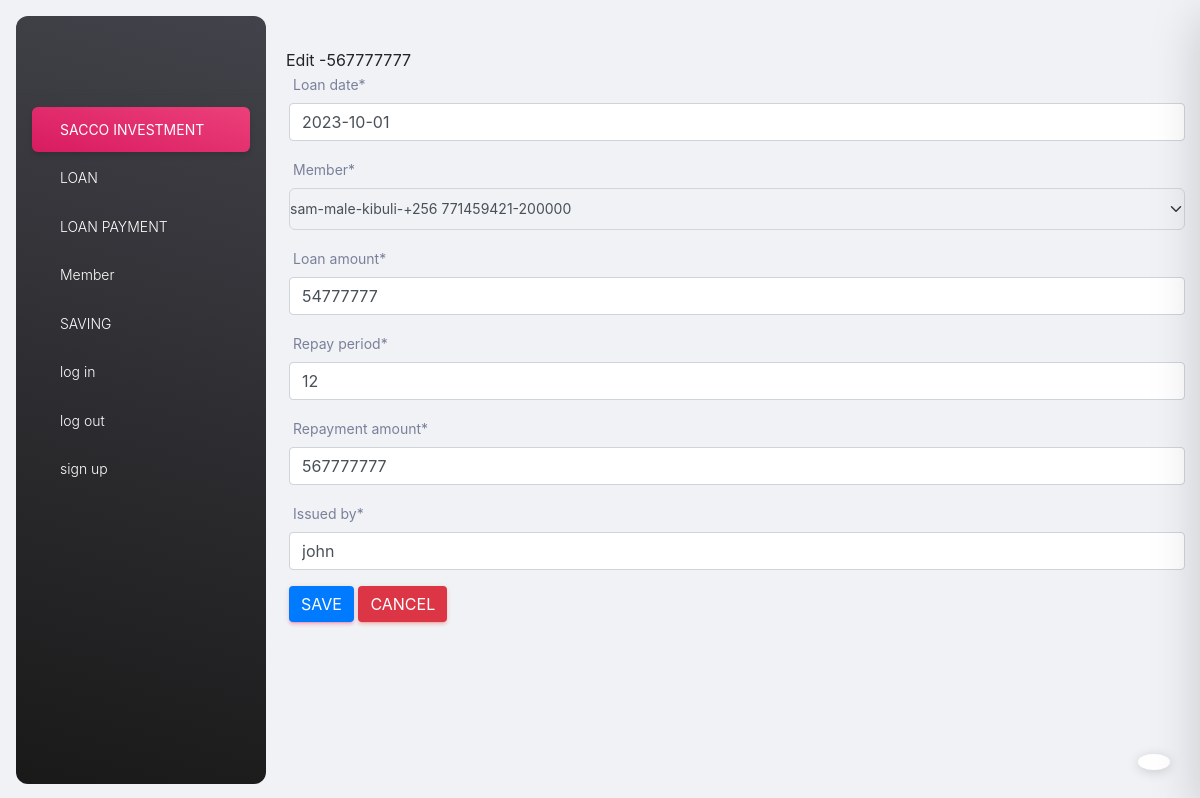
The app's page /edit_loan/1/ (signed in) with its own data.
### my_app/models.py (models this page shows, shortened)
class Loan(models.Model):
    loan_date = models.DateField(auto_now = False)
    member = models.ForeignKey(Member, on_delete = models.CASCADE)
    loan_amount = models.IntegerField()
    repay_period =models.IntegerField()
    repayment_amount  = models.IntegerField()
    issued_by = models.CharField(max_length = 24)

### my_app/views.py (the view)
# urls.py: path('edit_loan/<int:loan_id>/', edit_loan_view, name="edit_loan_page"),
@login_required
def edit_loan_view(request, loan_id):
        message = ''
        loan = Loan.objects.get(id=loan_id)
        if request.method =="POST":
                loan_form = LoanForm(request.POST, instance=loan)
                if loan_form.is_valid():
                        loan_form.save()
                        messages.success(request, "Loan Edited Successfully")
                        return redirect(add_loan_view)
                else:
                        message= "Form has invalid data"
        else:
                loan_form = LoanForm( instance = loan)
        context ={
                'form':loan_form,
                'loan':loan,
                'message':message
        }
        return render(request, 'edit_loan.html', context)

### my_app/forms.py
class LoanForm(ModelForm):
    class Meta:
        model = Loan
        fields = '__all__'

### my_app/models.py (called while the page is built)
    def __str__(self):
        return f"{self.member_name}-{self.gender}-{self.address}-{self.contact}-{self.savings_balance}"

### my_app/templates/edit_loan.html (shortened to what this page needs)
{% extends './base.html' %}
{% block content %}
    {% load crispy_forms_tags %}
    {% load static %}
        <link rel="stylesheet" href="{% static 'css/bootstrap.min.css' %}">
    <body>
        <hi>Edit -{{loan.repayment_amount}} </hi>
        <div class="container">
            <form method="POST">
                {{form|crispy}}
                <input type="Submit" value= "Save" class="btn btn-primary">
                <a class="btn btn-danger" href="{%url 'add_saving_page' %}">Cancel</a>
            </form>
        </div>
        {% endblock content %}

### records on screen
Loan: repayment_amount "567777777", loan_date "2023-10-01", member "sam-male-kibuli-+256 771459421-200000", loan_amount "54777777", repay_period "12", issued_by "john"
